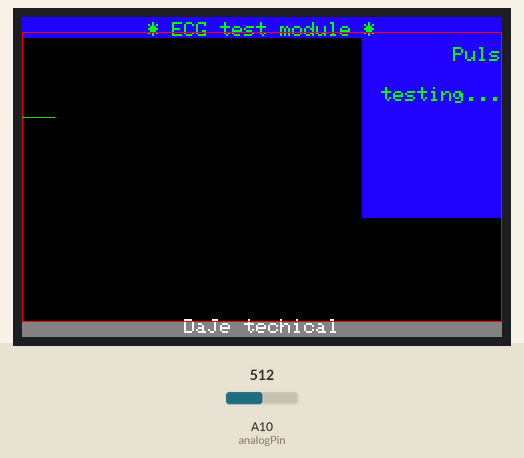
Bench run of a sketch on a simulated Arduino Mega 2560, built with avr-gcc and run on an emulated ATmega2560. Shown: 480×320 colour display. Inputs (shaded band) come from the test bench; at power-on: A10 (analogPin) = 512. What the sketch prints to the serial monitor is not drawn.

Above: at 1.59 s.
1.6 s: A10 (analogPin) set to 716
3.2 s: A10 (analogPin) set to 900
4.7 s: A10 (analogPin) set to 1023
At 7.6 s:
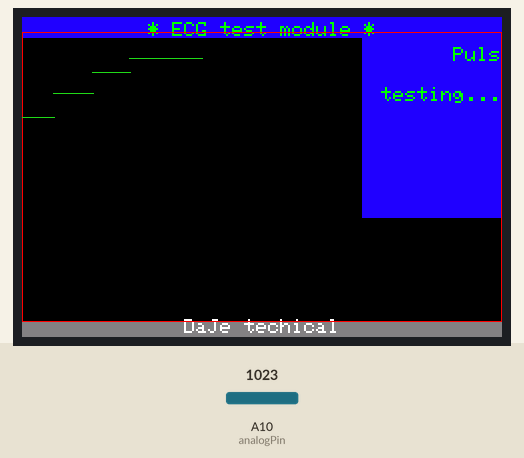

The sketch:

EKGModuleTest01.ino
```cpp
//Главная программа

#include <LCDWIKI_GUI.h> //Core graphics library
#include <LCDWIKI_KBV.h> //Hardware-specific library

LCDWIKI_KBV display(ILI9486,A3,A2,A1,A0,A4); //model,cs,cd,wr,rd,reset

int analogPin = A10; // пин вывода данных с ЭКГ модуля

void setup()
{
  Serial.begin(9600); // связь с плоттер портом
  pinMode(analogPin, INPUT); // настраиваем A10  на получение сигнала
  float vlotage = 0.0;
  display.Init_LCD();
  display.Fill_Screen(0x0);
  display.Set_Rotation(1);

}

void loop()
{
  Show_text(); //header на экране

  Show_BPM(); //footer  на экране

  float voltage = 0.0; //значение с аналогова выхода в вольтах
  int myWidth = display.Get_Display_Width() - 150; //получаю ширину пространства под ЭКГ на LCD
  int myHeigth = display.Get_Display_Height(); //получаю высоту всего LCD
  int differ = 50; // коэфициент отличия показаний датчика ЭКГ

  display.Set_Draw_color(38,216,26);

  for(int i=0; i<myWidth; i++)
  {
      int pinA10 = analogRead(analogPin);
      voltage = (pinA10 * 3.3) / 1024.0;
      Serial.println(voltage);
      display.Draw_Line(i, (myHeigth - voltage * 72) / 2, i+2, (myHeigth - voltage * 72) / 2); // * 22 это пока заглушка для увеличения кривой
      delay(40); // скорость 40 ms
  }
  display.Fill_Screen(0, 0, 0); //когда линия дойдет до края экрана обновить экран
}


// void calculateBPM ()
// {
//   int beat_new = millis();    // get the current millisecond
//   int diff = beat_new - beat_old;    // find the time between the last two beats
//   float currentBPM = 60000 / diff;    // convert to beats per minute
//   beats[beatIndex] = currentBPM;  // store to array to convert the average
//   float total = 0.0;
//   for (int i = 0; i < 500; i++){
//     total += beats[i];
//   }
//   BPM = int(total / 500);
//   beat_old = beat_new;
//   beatIndex = (beatIndex + 1) % 500;  // cycle through the array instead of using FIFO queue
//   }

    //display main surface
  unsigned long Show_text(void){
    display.Set_Draw_color(32, 0,255);
    display.Fill_Rectangle(0, 0, display.Get_Display_Width()-1, 20);
    display.Set_Text_colour(0, 255, 0);
    display.Set_Text_Size(2);
    display.Set_Text_Mode(1);
    display.Print_String("* ECG test module *", CENTER, 5);

    display.Set_Draw_color(128, 128, 128);
    display.Fill_Rectangle(0, display.Get_Display_Height()-15, display.Get_Display_Width()-1, display.Get_Display_Height()-1);
    display.Set_Text_colour(255, 255, 255);
    display.Set_Text_Size(2);
    display.Set_Text_Mode(1);
    display.Print_String("DaJe techical", CENTER, display.Get_Display_Height()-18);

    display.Set_Draw_color(255, 0, 0);
    display.Draw_Rectangle(0, 15, display.Get_Display_Width()-1, display.Get_Display_Height()-16);
  }


     //display main surface
  unsigned long Show_BPM(void){
    display.Set_Draw_color(32, 0,255);
    display.Fill_Rectangle(340, 200, display.Get_Display_Width()-1, 20);
    display.Set_Text_colour(0, 255, 0);
    display.Set_Text_Size(2);
    display.Set_Text_Mode(1);
    display.Print_String("Puls", RIGHT, 30);
    display.Print_String("testing...", RIGHT, 70);


    display.Set_Draw_color(128, 128, 128);
    display.Fill_Rectangle(340, display.Get_Display_Height()-15, display.Get_Display_Width()-1, display.Get_Display_Height()-1);
    display.Set_Text_colour(255, 255, 255);
    display.Set_Text_Size(2);
    display.Set_Text_Mode(1);
    display.Print_String("DaJe techical", CENTER, display.Get_Display_Height()-18);

    display.Set_Draw_color(255, 0, 0);
    display.Draw_Rectangle(0, 15, display.Get_Display_Width()-1, display.Get_Display_Height()-16);
  }


      //тестовые строки-------------------------------------------------
      // Serial.println(data); //343 это будет 0
      // float voltage = data * 3.3 / 1024;
      // String voltVal = String(voltage);

      // display.Set_Text_Size(2);
      // display.Set_Text_Mode(1);
      // display.Print_String( voltVal , CENTER, 5);
      // delay(1000);
      //вверху тестовые строки-------------------------------------------
```
